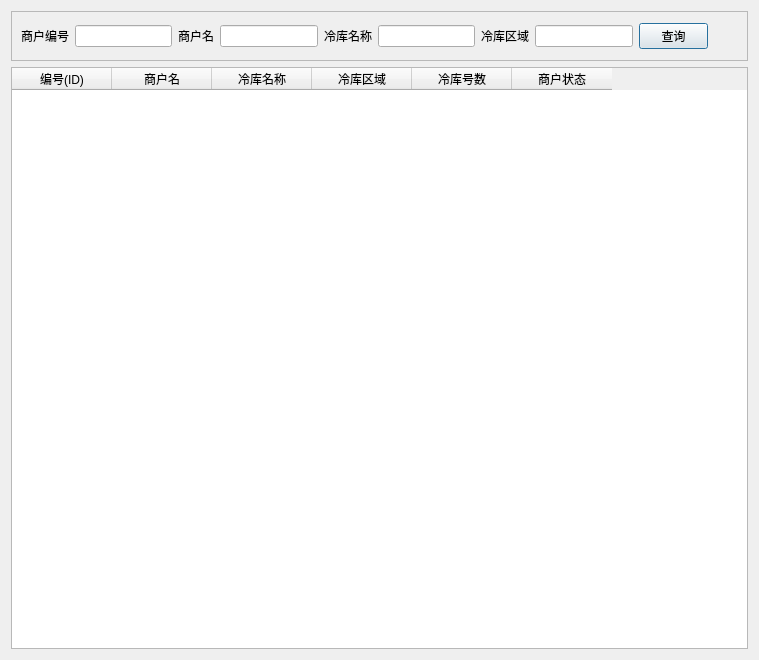
<?xml version="1.0" encoding="UTF-8"?>
<ui version="4.0">
 <class>suppliersList</class>
 <widget class="QDialog" name="suppliersList">
  <property name="geometry">
   <rect>
    <x>0</x>
    <y>0</y>
    <width>759</width>
    <height>660</height>
   </rect>
  </property>
  <property name="windowTitle">
   <string>供应商列表</string>
  </property>
  <layout class="QVBoxLayout" name="verticalLayout">
   <item>
    <widget class="QFrame" name="frame">
     <property name="minimumSize">
      <size>
       <width>150</width>
       <height>50</height>
      </size>
     </property>
     <property name="frameShape">
      <enum>QFrame::StyledPanel</enum>
     </property>
     <property name="frameShadow">
      <enum>QFrame::Raised</enum>
     </property>
     <layout class="QHBoxLayout" name="horizontalLayout">
      <item>
       <widget class="QLabel" name="label">
        <property name="text">
         <string>商户编号</string>
        </property>
       </widget>
      </item>
      <item>
       <widget class="QLineEdit" name="lineEdit">
        <property name="minimumSize">
         <size>
          <width>80</width>
          <height>0</height>
         </size>
        </property>
       </widget>
      </item>
      <item>
       <widget class="QLabel" name="label_2">
        <property name="text">
         <string>商户名</string>
        </property>
       </widget>
      </item>
      <item>
       <widget class="QLineEdit" name="lineEdit_2">
        <property name="minimumSize">
         <size>
          <width>80</width>
          <height>0</height>
         </size>
        </property>
       </widget>
      </item>
      <item>
       <widget class="QLabel" name="label_3">
        <property name="text">
         <string>冷库名称</string>
        </property>
       </widget>
      </item>
      <item>
       <widget class="QLineEdit" name="lineEdit_3">
        <property name="minimumSize">
         <size>
          <width>80</width>
          <height>0</height>
         </size>
        </property>
       </widget>
      </item>
      <item>
       <widget class="QLabel" name="label_4">
        <property name="text">
         <string>冷库区域</string>
        </property>
       </widget>
      </item>
      <item>
       <widget class="QLineEdit" name="lineEdit_4">
        <property name="minimumSize">
         <size>
          <width>80</width>
          <height>0</height>
         </size>
        </property>
       </widget>
      </item>
      <item>
       <widget class="QPushButton" name="pushButton">
        <property name="minimumSize">
         <size>
          <width>60</width>
          <height>0</height>
         </size>
        </property>
        <property name="text">
         <string>查询</string>
        </property>
       </widget>
      </item>
      <item>
       <spacer name="horizontalSpacer">
        <property name="orientation">
         <enum>Qt::Horizontal</enum>
        </property>
        <property name="sizeHint" stdset="0">
         <size>
          <width>40</width>
          <height>20</height>
         </size>
        </property>
       </spacer>
      </item>
     </layout>
    </widget>
   </item>
   <item>
    <widget class="QTableWidget" name="suppliersTable">
     <property name="autoFillBackground">
      <bool>true</bool>
     </property>
     <property name="showGrid">
      <bool>true</bool>
     </property>
     <property name="rowCount">
      <number>0</number>
     </property>
     <property name="columnCount">
      <number>6</number>
     </property>
     <attribute name="horizontalHeaderHighlightSections">
      <bool>true</bool>
     </attribute>
     <column>
      <property name="text">
       <string>编号(ID)</string>
      </property>
     </column>
     <column>
      <property name="text">
       <string>商户名</string>
      </property>
     </column>
     <column>
      <property name="text">
       <string>冷库名称</string>
      </property>
     </column>
     <column>
      <property name="text">
       <string>冷库区域</string>
      </property>
     </column>
     <column>
      <property name="text">
       <string>冷库号数</string>
      </property>
     </column>
     <column>
      <property name="text">
       <string>商户状态</string>
      </property>
     </column>
    </widget>
   </item>
  </layout>
 </widget>
 <resources/>
 <connections/>
</ui>
